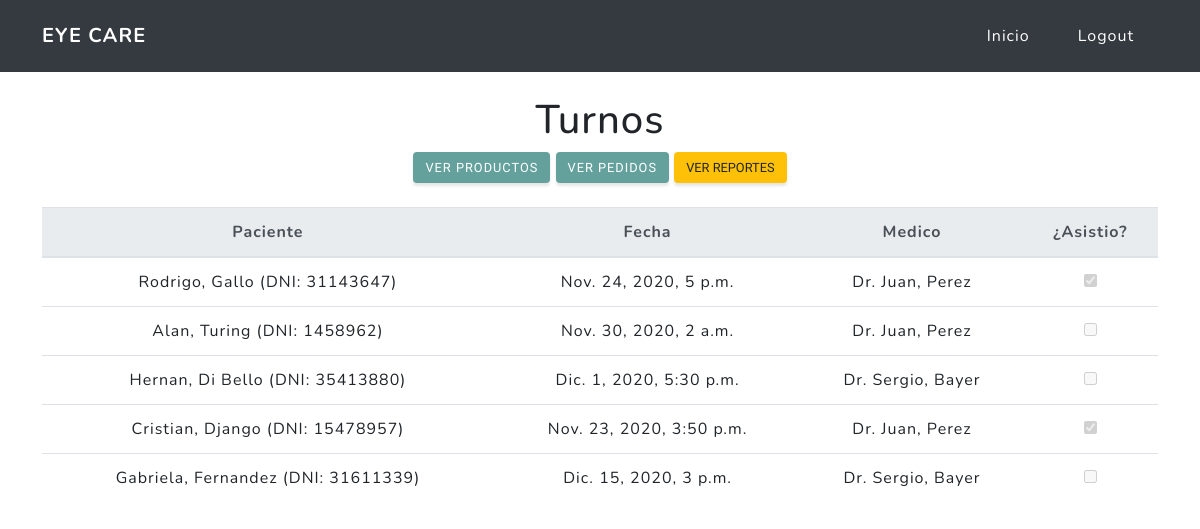
The page /gerente/vista_general/turnos/ (signed in) on the database as committed earlier.
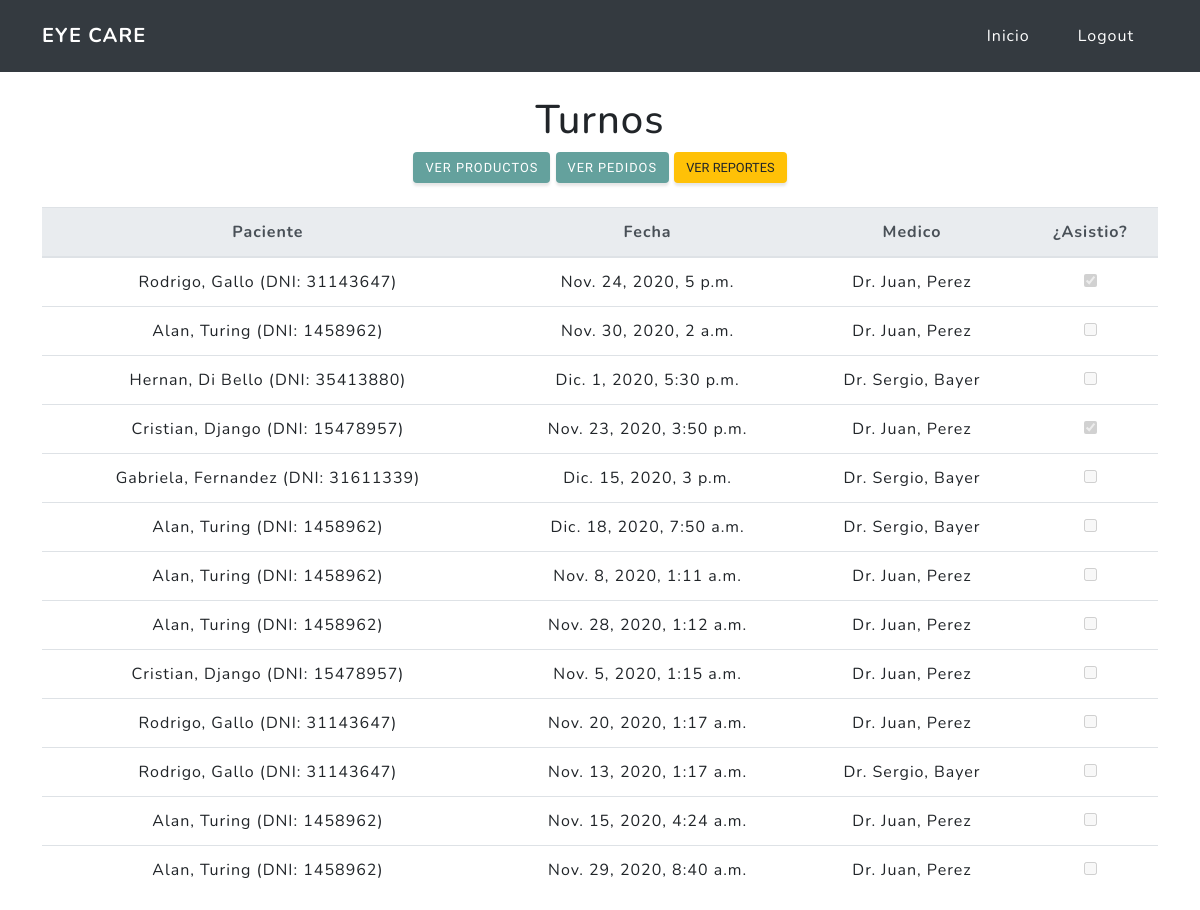
The same page on the database as committed later.
### appointments/models.py (models this page shows, shortened)
class Appointment(models.Model):
    patient = models.ForeignKey(Patient, on_delete=models.CASCADE,
                                verbose_name="Paciente",
                                related_name="Paciente")
    date = models.DateTimeField(unique=True,
                                verbose_name="Fecha")
    medic = models.ForeignKey(settings.AUTH_USER_MODEL,
                              limit_choices_to=Q(groups__name='Medico'),
                              on_delete=models.CASCADE,
                              verbose_name="Medico")
    was_present = models.BooleanField(default=False,
                                      verbose_name="¿Atendido?")
    class Meta:
        verbose_name = "Turno"
        verbose_name_plural = "Turnos"

### patient/models.py (models this page shows)
class Patient(models.Model):
    document_id = models.IntegerField(primary_key=True,
                                      unique=True,
                                      verbose_name="DNI")
    first_name = models.CharField(max_length=64,
                                  verbose_name="Nombre")
    last_name = models.CharField(max_length=64,
                                 verbose_name="Apellido")
    medical_history = models.TextField(max_length=256,
                                       verbose_name="Historia Medica")
    class Meta:
        verbose_name = "Paciente"
        verbose_name_plural = "Pacientes"
    def __str__(self):
        return f"{self.first_name}, {self.last_name} (DNI: {self.document_id})"

### appointments/views.py (the view)
class OverviewAppointmentList(ListView):
    model = Appointment
    template_name_suffix = "_overview"

### appointments/models.py (called while the page is built)
def get_name(self):
    return f"{self.first_name}, {self.last_name}"

### appointments/templates/appointments/appointment_overview.html (shortened to what this page needs)
{% extends "index/base.html" %}
{% load static %}
{% block navbar %} {% include "index/logout.html" %}{% endblock %}
{% block custom_imports %}
<link rel="stylesheet" href="//code.jquery.com/ui/1.12.1/themes/base/jquery-ui.css">
<link rel="stylesheet" href="https://cdnjs.cloudflare.com/ajax/libs/font-awesome/4.7.0/css/font-awesome.min.css">
{% endblock %}
{% block content %}
<div class="container mt-4 text-center">
    <h1>Turnos</h1>
    <a href="{% url 'orders:products_overview'%}" class="btn btn-primary">Ver Productos</a>
    <a href="{% url 'orders:orders_overview'%}" class="btn btn-primary">Ver Pedidos</a>
    <button class="btn btn-warning " data-toggle="modal" data-target=".bd-example-modal-sm">Ver Reportes</button>
    <br>
    <table class="table mt-4">
        <tr>
            <thead class="thead-light">
            <tr>
                <th scope="col">Paciente</th>
                <th scope="col">Fecha</th>
                <th scope="col">Medico</th>
                <th scope="col">¿Asistio?</th>
            </tr>
            </thead>
            <tbody>
            {% for appointment in object_list %}
            <tr>
                <td>{{appointment.patient}}</td>
                <td>{{appointment.date}}</td>
                <td>{{appointment.medic}}</td>
                <td><input type="checkbox" name="published" {% if appointment.was_present %}checked{% endif %}
                           disabled="false"/></td>
            </tr>
            {% endfor %}
            </tbody>
        </tr>
    </table>
</div>
<link href="{% static '/css/report_datepicker.css' %}" rel="stylesheet"/>
{% endblock %}

Rows that differ between the two databases and show on the page:
added Appointment: patient "Alan, Turing (DNI: 1458962)", date "Dic. 18, 2020, 7:50 a.m.", medic "Dr. Sergio, Bayer"
added Appointment: patient "Alan, Turing (DNI: 1458962)", date "Nov. 8, 2020, 1:11 a.m.", medic "Dr. Juan, Perez"
added Appointment: patient "Alan, Turing (DNI: 1458962)", date "Nov. 28, 2020, 1:12 a.m.", medic "Dr. Juan, Perez"
added Appointment: patient "Cristian, Django (DNI: 15478957)", date "Nov. 5, 2020, 1:15 a.m.", medic "Dr. Juan, Perez"
added Appointment: patient "Rodrigo, Gallo (DNI: 31143647)", date "Nov. 20, 2020, 1:17 a.m.", medic "Dr. Juan, Perez"
added Appointment: patient "Rodrigo, Gallo (DNI: 31143647)", date "Nov. 13, 2020, 1:17 a.m.", medic "Dr. Sergio, Bayer"
added Appointment: patient "Alan, Turing (DNI: 1458962)", date "Nov. 15, 2020, 4:24 a.m.", medic "Dr. Juan, Perez"
added Appointment: patient "Alan, Turing (DNI: 1458962)", date "Nov. 29, 2020, 8:40 a.m.", medic "Dr. Juan, Perez"
